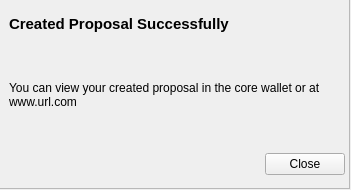
<?xml version="1.0" encoding="UTF-8"?>
<ui version="4.0">
 <class>CommunityFundSuccessDialog</class>
 <widget class="QWidget" name="CommunityFundSuccessDialog">
  <property name="geometry">
   <rect>
    <x>0</x>
    <y>0</y>
    <width>351</width>
    <height>190</height>
   </rect>
  </property>
  <property name="sizePolicy">
   <sizepolicy hsizetype="Fixed" vsizetype="Fixed">
    <horstretch>0</horstretch>
    <verstretch>0</verstretch>
   </sizepolicy>
  </property>
  <property name="minimumSize">
   <size>
    <width>351</width>
    <height>190</height>
   </size>
  </property>
  <property name="maximumSize">
   <size>
    <width>351</width>
    <height>190</height>
   </size>
  </property>
  <property name="windowTitle">
   <string>Success</string>
  </property>
  <widget class="QFrame" name="frame">
   <property name="geometry">
    <rect>
     <x>-1</x>
     <y>-1</y>
     <width>351</width>
     <height>190</height>
    </rect>
   </property>
   <property name="frameShape">
    <enum>QFrame::StyledPanel</enum>
   </property>
   <property name="frameShadow">
    <enum>QFrame::Raised</enum>
   </property>
   <widget class="QWidget" name="verticalLayoutWidget">
    <property name="geometry">
     <rect>
      <x>10</x>
      <y>0</y>
      <width>341</width>
      <height>51</height>
     </rect>
    </property>
    <layout class="QVBoxLayout" name="verticalLayout">
     <item>
      <widget class="QLabel" name="labelTitle">
       <property name="maximumSize">
        <size>
         <width>16777215</width>
         <height>50</height>
        </size>
       </property>
       <property name="font">
        <font>
         <pointsize>11</pointsize>
         <weight>75</weight>
         <bold>true</bold>
        </font>
       </property>
       <property name="text">
        <string>Created Proposal Successfully</string>
       </property>
       <property name="wordWrap">
        <bool>true</bool>
       </property>
      </widget>
     </item>
    </layout>
   </widget>
   <widget class="QWidget" name="verticalLayoutWidget_2">
    <property name="geometry">
     <rect>
      <x>10</x>
      <y>50</y>
      <width>341</width>
      <height>91</height>
     </rect>
    </property>
    <layout class="QVBoxLayout" name="verticalLayout_3">
     <item>
      <widget class="QLabel" name="label">
       <property name="text">
        <string>You can view your created proposal in the core wallet or at www.url.com</string>
       </property>
       <property name="wordWrap">
        <bool>true</bool>
       </property>
      </widget>
     </item>
    </layout>
   </widget>
   <widget class="QWidget" name="horizontalLayoutWidget">
    <property name="geometry">
     <rect>
      <x>0</x>
      <y>140</y>
      <width>351</width>
      <height>51</height>
     </rect>
    </property>
    <layout class="QHBoxLayout" name="horizontalLayout">
     <item>
      <spacer name="horizontalSpacer">
       <property name="orientation">
        <enum>Qt::Horizontal</enum>
       </property>
       <property name="sizeHint" stdset="0">
        <size>
         <width>40</width>
         <height>20</height>
        </size>
       </property>
      </spacer>
     </item>
     <item>
      <widget class="QPushButton" name="pushButtonClose">
       <property name="text">
        <string>Close</string>
       </property>
      </widget>
     </item>
     <item>
      <spacer name="horizontalSpacer_2">
       <property name="orientation">
        <enum>Qt::Horizontal</enum>
       </property>
       <property name="sizeType">
        <enum>QSizePolicy::Fixed</enum>
       </property>
       <property name="sizeHint" stdset="0">
        <size>
         <width>5</width>
         <height>20</height>
        </size>
       </property>
      </spacer>
     </item>
    </layout>
   </widget>
  </widget>
 </widget>
 <resources/>
 <connections/>
</ui>
